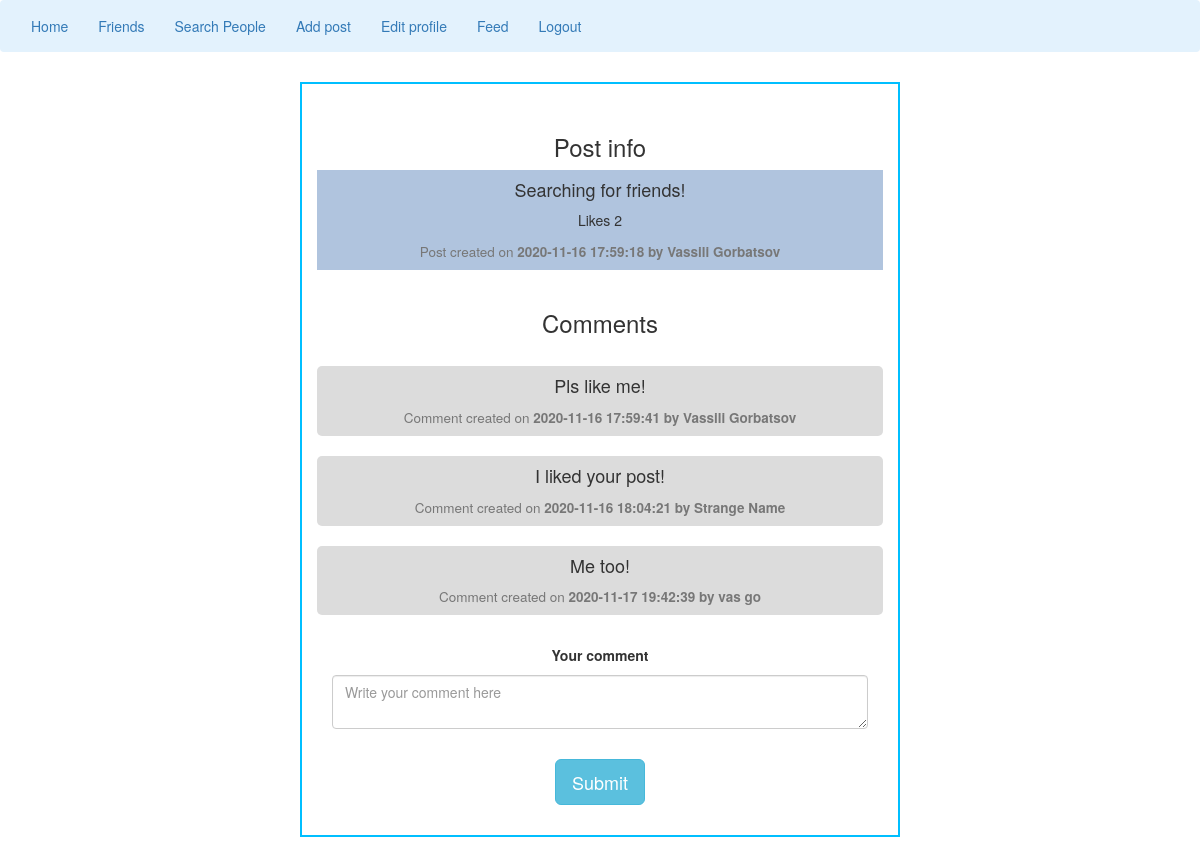
The app's page /chosenPost.php?post_id=41 (signed in) with its own data.
### tables this page shows
CREATE TABLE `posts` (
  `post_id` int(11) NOT NULL,
  `user_id` int(11) NOT NULL,
  `post_content` varchar(255) NOT NULL,
  `created_at` datetime NOT NULL DEFAULT current_timestamp()
);

CREATE TABLE `users` (
  `id` int(11) NOT NULL,
  `name` varchar(50) NOT NULL,
  `surname` varchar(50) NOT NULL,
  `email` varchar(50) NOT NULL,
  `password` varchar(100) NOT NULL,
  `description` text DEFAULT NULL,
  `created_at` datetime NOT NULL DEFAULT current_timestamp(),
  `updated_at` datetime NOT NULL DEFAULT current_timestamp(),
  `town` varchar(50) NOT NULL,
  `photo` varchar(100) DEFAULT NULL
);

CREATE TABLE `comments` (
  `comment_id` int(11) NOT NULL,
  `user_id` int(11) NOT NULL,
  `post_id` int(11) NOT NULL,
  `created_at` datetime NOT NULL DEFAULT current_timestamp(),
  `comment` varchar(255) NOT NULL
);

### includes/db.php (called while the page is built, shortened)
<?php
function db() {
    static $conn;
    if ($conn===NULL){
        $conn = mysqli_connect (DB_HOST, DB_USER,DB_PASS, DB_BASE);
        $conn->set_charset('utf8');
    }
    return $conn;
}

### functions/comment.php (the view, shortened to what this page needs)
<?php
include_once("includes/db.php");
if (isset($_GET['post_id'])) {
    $get_p_id = $_GET['post_id'];
    $get_posts = db()->prepare("SELECT * FROM posts WHERE post_id = ?");
    $get_posts->bind_param("i", $get_p_id);
    $get_posts->execute();
    $run_posts = $get_posts->get_result();
    $row_posts = $run_posts->fetch_assoc();
    $post_id = $row_posts['post_id'];
    $post_user_id = $row_posts['user_id'];
    $post_content = substr($row_posts['post_content'], 0, 90);
    $post_content2 = substr($row_posts['post_content'], 90, 180);
    $post_content3 = substr($row_posts['post_content'], 180, 250);
    $post_date = $row_posts['created_at'];
    $user = db()->prepare("SELECT * FROM users WHERE id =?");
    $user->bind_param("i", $post_user_id);
    $user->execute();
    $run_user = $user->get_result();
    $row_user = $run_user->fetch_assoc();
    $post_user_name = $row_user['name'];
    $post_user_surname = $row_user['surname'];
    $stmt = db()->prepare("SELECT * FROM likes WHERE post_id = ?");
    $stmt->bind_param("i", $post_id);
    $stmt->execute();
    $res = $stmt->get_result();
    if($user_id != $post_user_id) {
        echo "
			<div class='row' style=' background-color:#b0c4de; text-align: center;left: 0.9%; border: 5px;' >
					<h4>$post_content</h4>
					<h4>$post_content2</h4>
					<h4>$post_content3</h4>
					Likes $res->num_rows
					<h4><small>Post created on <strong>$post_date by $post_user_name $post_user_surname </strong></small></h4>
				     <a href='functions/like.php?like=$post_id&us_id=$user_id' ><button>Like</button></a>
			 </div><br>
			 <h3>Comments</h3><br>
			";
    } else {
        echo "
			<div class='row' style=' background-color:#b0c4de; text-align: center;left: 0.9%; border: 5px;' >
					<h4>$post_content</h4>
					<h4>$post_content2</h4>
					<h4>$post_content3</h4>
					 Likes $res->num_rows
					<h4><small>Post created on <strong>$post_date by $post_user_name $post_user_surname </strong></small></h4>
			 </div><br>
			 <h3>Comments</h3><br>
			";
    }
    $stmt = db()->prepare("SELECT * FROM comments WHERE post_id = ?");
    $stmt->bind_param("i", $get_p_id);
    $stmt->execute();
    $res = $stmt->get_result();
    while($row_com = $res->fetch_assoc()) {
        $content = substr($row_com['comment'], 0, 90);
        $content2 = substr($row_com['comment'], 90, 180);
        $content3 = substr($row_com['comment'], 180, 250);
        $comment_date = $row_com['created_at'];
        $user_commented = $row_com['user_id'];
        $user_com = db()->prepare("SELECT * FROM users WHERE id = ?");
        $user_com->bind_param("i", $user_commented);
        $user_com->execute();
        $response1 = $user_com->get_result();
        $response = $response1->fetch_assoc();
        $user_commented_name = $response['name'];
        $user_commented_surname = $response['surname'];
        if (strlen($content) >= 1) {
            echo "
			<div class='row' style=' background-color:gainsboro; text-align: center;left: 0.9%;border-radius: 5px;' >
					<h4>$content</h4>
					<h4>$content2</h4>
					<h4>$content3</h4>
					<h4><small>Comment created on <strong>$comment_date by $user_commented_name $user_commented_surname</strong></small></h4>
			</div><br>
			";
        }
    }
    echo'
            <div>
                <form action="" method="post">
                    <div class="group">
                        <label for="placeCom">Your comment</label><textarea id="placeCom"  class="form-control" placeholder="Write your comment here" name="placeCom" required="required"></textarea>
                    </div><br>
                    <button id="writeComment" class="btn btn-info btn-lg" name="writeComment">Submit</button>';
              echo'
                </form>
            </div>
';
}

### includes/style.css (style rules this page uses)
body { overflow-x: hidden; }
button { position: center; margin-bottom: 10px; margin-top: 10px; }
.row { text-align: center; }
label { margin: 10px; }

### records on screen
posts: post_content "Searching for friends!", created_at "2020-11-16 17:59:18"
users: name "Vassili", surname "Gorbatsov"
comments: comment "Pls like me!", created_at "2020-11-16 17:59:41", user.name "Vassili", user.surname "Gorbatsov"
comments: comment "I liked your post!", created_at "2020-11-16 18:04:21", user.name "Strange", user.surname "Name"
comments: comment "Me too!", created_at "2020-11-17 19:42:39", user.name "vas", user.surname "go"

### other values on screen
$res->num_rows "2"
